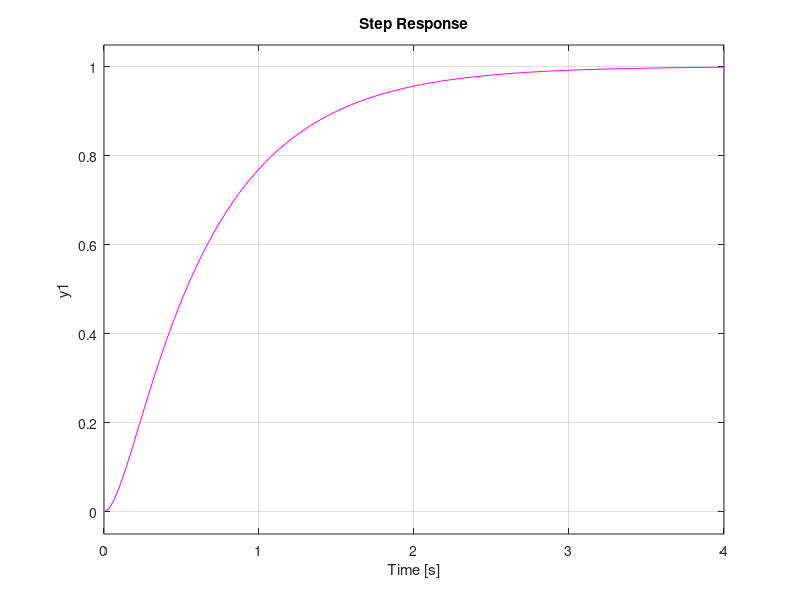

The MATLAB source for this figure: (Note: this script raises an error after producing the figure.)
clc;
clear all;
wn = 4;
zeta = sqrt(2);
num=[wn*wn];
den=[1 2*zeta*wn wn*wn];
sys=tf(num, den);
step(sys,'m'); hold on;

Kd=300;
c=tf([Kd 0], 1);
sys1=cascade(c,sys);
sys2=feedback(sys1,1);
step(sys2,'m'); hold on;